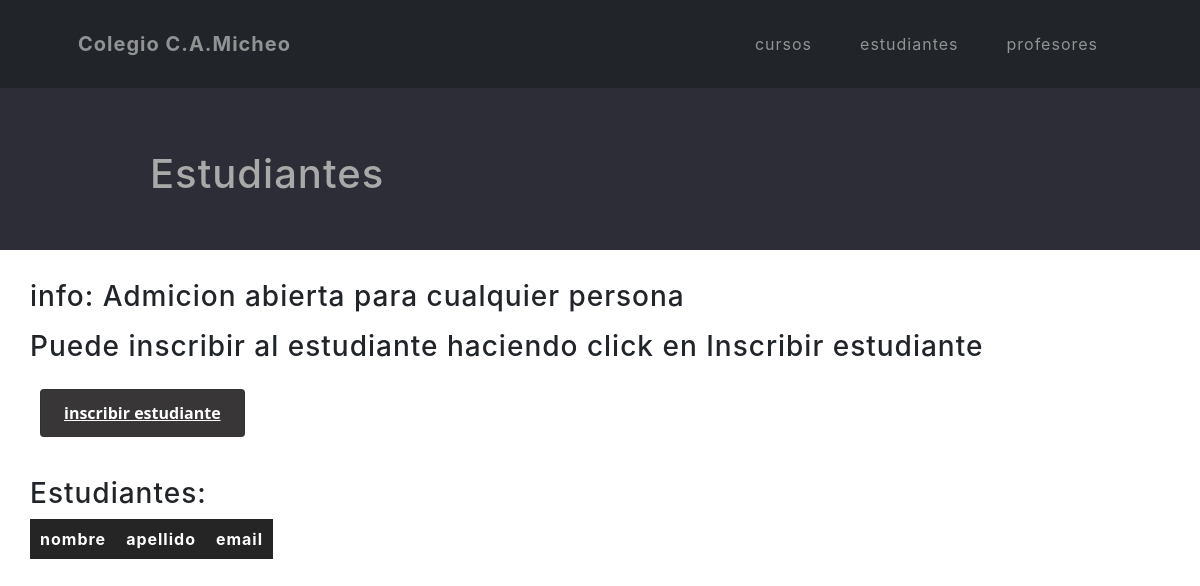
Page /App/estudiantes on the earlier database version.
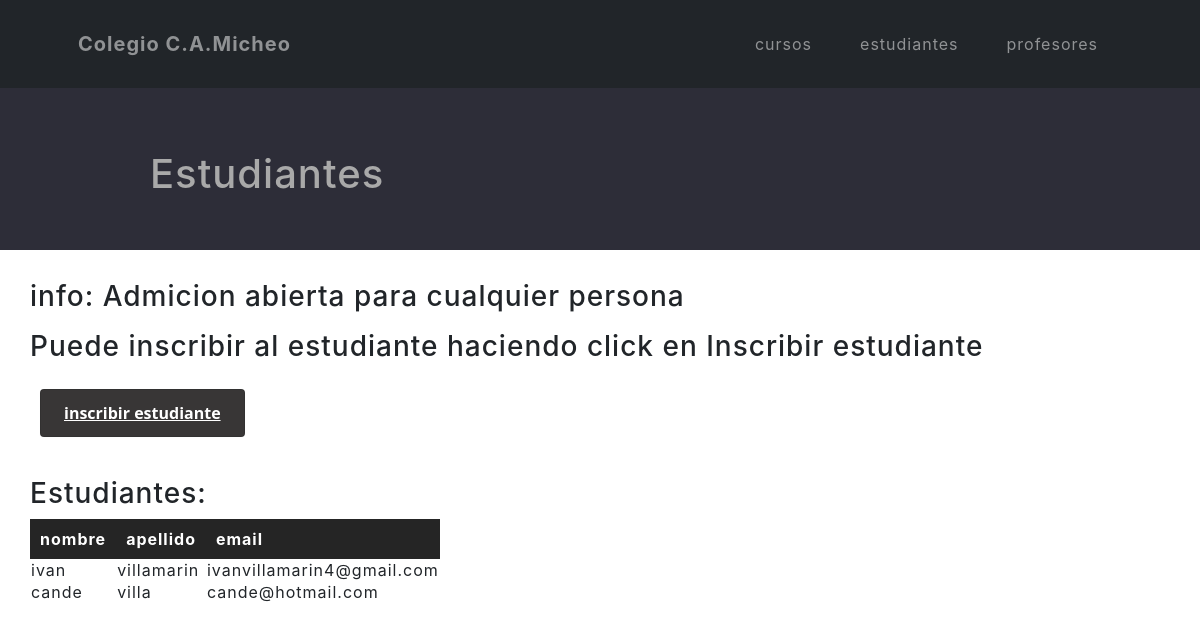
Same page on the later database version.
### App/models.py (models this page shows, shortened)
class Estudiante(models.Model):
    nombre = models.CharField(max_length=30)
    apellido = models.CharField(max_length=30)
    email = models.EmailField()

### App/views.py (the view)
# urls.py: path('estudiantes', estudiantes, name="estudiantes"),
def estudiantes(request):
    Estudiantes = Estudiante.objects.all()
    return render(request, "App/estudiantes.html", {"Estudiantes":Estudiantes})

### App/templates/App/estudiantes.html (shortened to what this page needs)
<div>
    {% extends "App/inicio.html" %}
    {% load static %}
        {% block contenidoQueCambia %}
        <div class="titulo">
            <h1 style="padding: 150px" >Estudiantes</h1>
        </div>
        <div style="margin: 30px;" style="padding: 30px;" class="info">
            <h3><p>info: Admicion abierta para cualquier persona</p></h3>
            <h3> <p> Puede inscribir al estudiante haciendo click en Inscribir estudiante </p> </h3>
            <button id="bottone5"> <a style="color: white;" href="/App/setEstudiante">inscribir estudiante</a></button>
        </div>
        <div style="margin: 30px;" style="padding: 30px;" >
            <h3>Estudiantes:</h3>
            <table>
                <tr id="tablaEst">
                    <th>nombre</th>
                    <th>apellido</th>
                    <th>email</th>
                </tr>
                    {% for estudiante in Estudiantes %}
                    <tr>
                        <td>{{estudiante.nombre}}</td>
                        <td>{{estudiante.apellido}}</td>
                        <td>{{estudiante.email}}</td>
                    </tr>
                    {% endfor %}
            </table>
        </div>
        {% endblock %}

Differences in the rows shown:
added Estudiante: nombre "ivan", apellido "villamarin", email "ivanvillamarin4@gmail.com"
added Estudiante: nombre "cande", apellido "villa", email "cande@hotmail.com"
